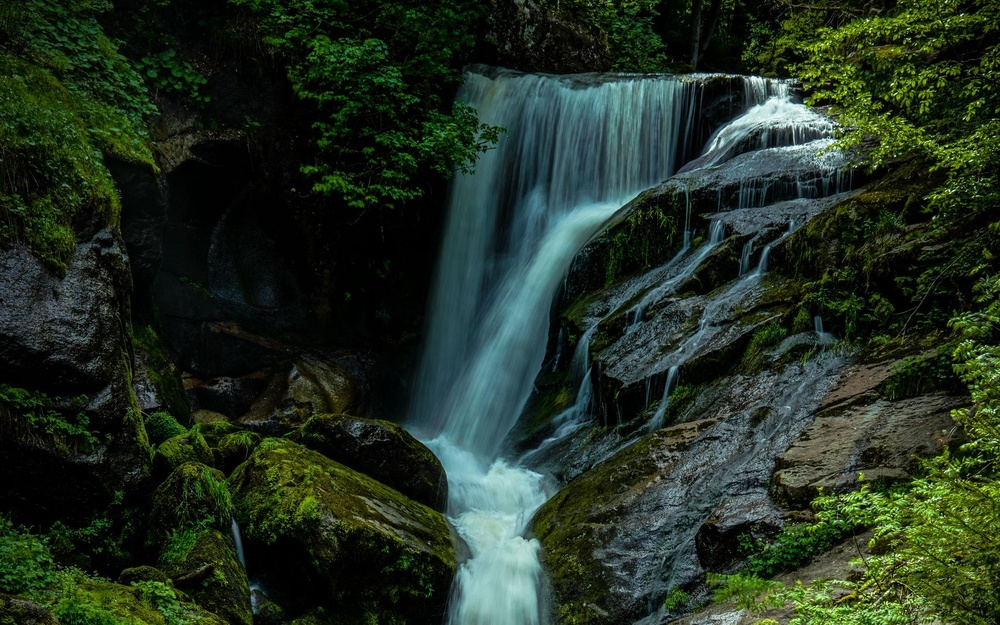
#> input picture data/im1.jpg, 1000 x 625 px, shrunk from 1920 x 1200 before the run, found by its file name
$ python image.py
#> lines starting #> are read from the running program, lines starting #| are printed output that depends on the picture
import numpy as np
import matplotlib.pyplot as plt

fig, ax = plt.subplots(figsize=(10, 6))
np.random.seed(0)
x = np.random.uniform(0.0,10.0,15)
y = np.random.uniform(0.0,10.0,15)

datafile = 'data\im1.jpg'
img = plt.imread(datafile)
#> img is the input picture: shape (625, 1000, 3); mean R, G, B 34.9, 48.6, 34.3
plt.scatter(x,y,zorder=1)
# plt.imshow(img, zorder=0.5, extent=[0.5, 8.0, 1.0, 7.0])
plt.plot([1,2,3],[5,3,7])

fig.figimage(img, 25, 25, alpha=0.5, zorder=3)
plt.show()
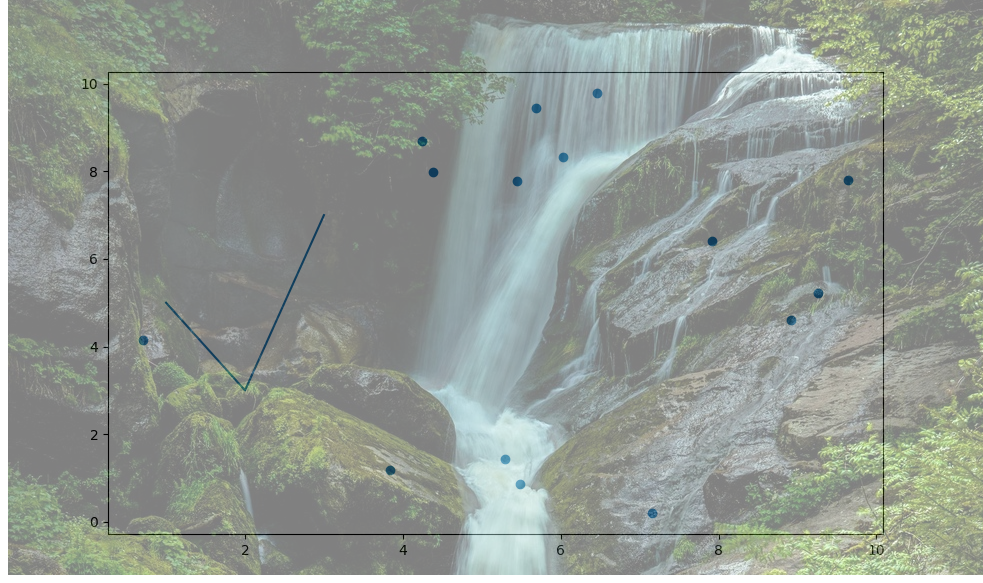
#> figure drawn by matplotlib, 1 panel
